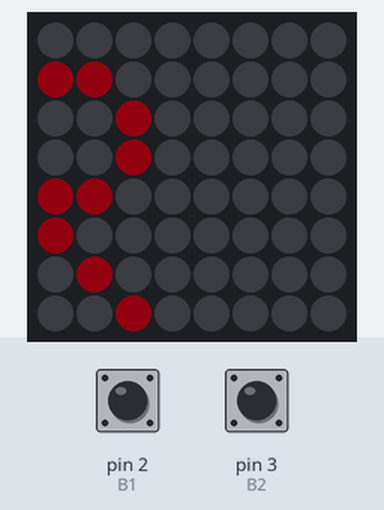
Simulated run of this sketch. Board: Arduino Uno, built with avr-gcc and run on an emulated ATmega328P. On the bench: 8×8 RGB LED matrix (first LED top left, wired row by row). The test bench sets the inputs (shaded band); at power-on: pin 2 (B1) HIGH, pin 3 (B2) HIGH. Dim RGB values are drawn brighter than linear; random numbers use the default seed unless the sketch sets one.

Above: at 1.2 s.
1.3 s: pin 2 (B1) pulled LOW for 3 s
At 3.5 s:
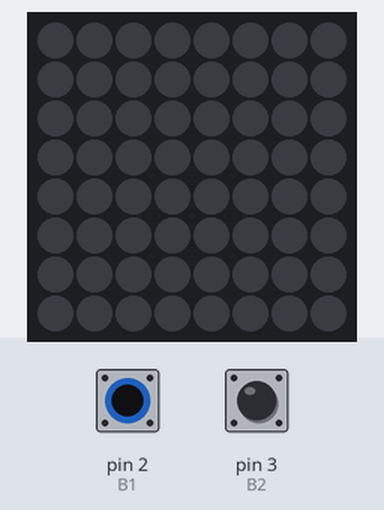
At 9.64 s:
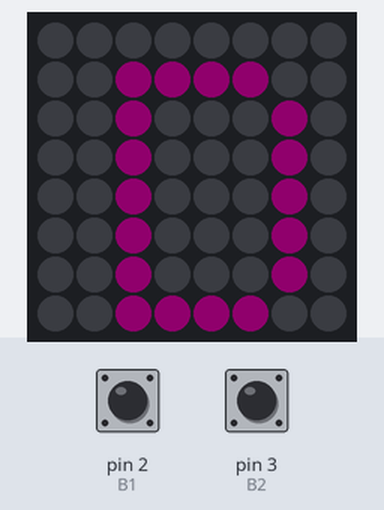
14.3 s: pin 2 (B1) pulled LOW for 3 s
At 22.91 s:
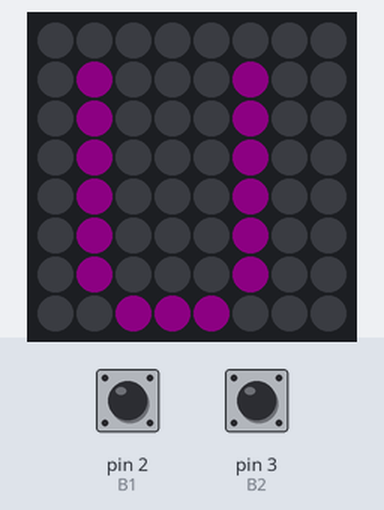

The sketch:

rps.ino
```cpp
#include <Adafruit_GFX.h>
#include <Adafruit_NeoMatrix.h>
#include <Adafruit_NeoPixel.h>

#ifndef PSTR
#define PSTR // Make Arduino Due happy
#endif

#define LED_ROWS 8
#define LED_COLS 8

#define PIN 12  //PIN para controlar la Matriz LED

//Definicion de pines de botones
#define B1 2
#define B2 3
#define B3 4
#define B4 5

#define ROCK 0
#define PAPER 1
#define SCISSORS 2

#define USER 0
#define PIXO 1
#define DRAW 2

Adafruit_NeoMatrix matrix = Adafruit_NeoMatrix(LED_ROWS, LED_COLS, PIN, NEO_MATRIX_BOTTOM + NEO_MATRIX_RIGHT + NEO_MATRIX_ROWS + NEO_MATRIX_PROGRESSIVE, NEO_GRB + NEO_KHZ800);

const uint8_t options[3][8][8] = {
  {
    {0, 0, 0, 0, 0, 0, 0, 0},
    {0, 0, 0, 1, 1, 0, 0, 0},
    {0, 0, 1, 1, 1, 1, 0, 0},
    {0, 0, 1, 1, 1, 1, 0, 0},
    {0, 0, 1, 1, 1, 1, 0, 0},
    {0, 0, 1, 1, 1, 1, 0, 0},
    {0, 0, 0, 1, 1, 0, 0, 0},
    {0, 0, 0, 0, 0, 0, 0, 0}
  },
  {
    {0, 0, 0, 0, 0, 0, 0, 0},
    {0, 0, 0, 0, 0, 0, 0, 0},
    {0, 1, 1, 1, 1, 1, 1, 0},
    {0, 1, 1, 1, 1, 1, 1, 0},
    {0, 1, 1, 1, 1, 1, 1, 0},
    {0, 1, 1, 1, 1, 1, 1, 0},
    {0, 0, 0, 0, 0, 0, 0, 0},
    {0, 0, 0, 0, 0, 0, 0, 0}
  },
  {
    {1, 1, 1, 0, 0, 1, 1, 1},
    {1, 0, 1, 0, 0, 1, 0, 1},
    {1, 1, 1, 0, 0, 1, 1, 1},
    {0, 0, 0, 1, 1, 0, 0, 0},
    {0, 0, 1, 1, 1, 1, 0, 0},
    {0, 1, 1, 0, 0, 1, 1, 0},
    {1, 1, 0, 0, 0, 0, 1, 1},
    {1, 0, 0, 0, 0, 0, 0, 1}
  }
};


uint8_t *random_colors() {
  return matrix.Color(random(200, 255), random(0, 40), random(80,210));
}

void print_string(char *string) {

  int len = 0;

  while (string[len])
    len++;

  len = -len * 6;

  for (int i = 8; i > len; i--) {
    matrix.setTextColor(random_colors());
    matrix.setCursor(i, 1);
    matrix.print(string);
    matrix.show();
    matrix.clear();
    delay(100);
  }
}

void result(int winner) {
  if (winner == PIXO)
    print_string("P wins");
  else if (winner == USER)
    print_string("U win :)");
  else
    print_string("DRAW");
  delay(500);
}

void setup() {
  matrix.begin();
  matrix.setBrightness(20);

  randomSeed(analogRead(A0));

  pinMode(B1, INPUT_PULLUP);
  pinMode(B2, INPUT_PULLUP);
  pinMode(B3, INPUT_PULLUP);
  pinMode(B4, INPUT_PULLUP);
}

void loop() {

  matrix.setTextColor(random_colors());
  print_string("RPS");

  uint8_t *current_color = random_colors();

  int user = -1;
  int pixo = random(0, 3);
  int winner = -1;

  while (user == -1) {
    if (digitalRead(B1) == HIGH) {
      user = ROCK;
    } else if (digitalRead(B2) == HIGH) {
      user = PAPER;
    } else if (digitalRead(B3) == HIGH) {
      user = SCISSORS;
    } else if (digitalRead(B4) == HIGH) {

    }
    delay(150);
  }

  print_string("Pixo:");

  for (int row = 0; row < LED_ROWS; row++) {
    for (int col = 0; col < LED_COLS; col++) {
      if (options[pixo][row][col] == 1) {
        matrix.drawPixel(row, col, current_color);  // Set color to red
      } else {
        matrix.drawPixel(row, col, matrix.Color(0, 0, 0));  // Set color to black (unlit)
      }
    }
  }

  matrix.show();
  delay(1500);

  if (user == pixo)
    winner = DRAW;
  else {
    if (user == ROCK) {
      if (pixo == PAPER)
        winner = PIXO;
      else
        winner = USER;
    }
    else if (user == PAPER) {
      if (pixo == ROCK)
        winner = USER;
      else
        winner = PIXO;
    }
    else if (user == SCISSORS) {
      if (pixo == ROCK)
        winner = PIXO;
      else
        winner = USER;
      print_string("aaaa");
    }
  }

  result(winner);
}
```

Measured:
- what the display in image 1 shows lasts 0.9 s, from 2.9 s to 3.8 s
